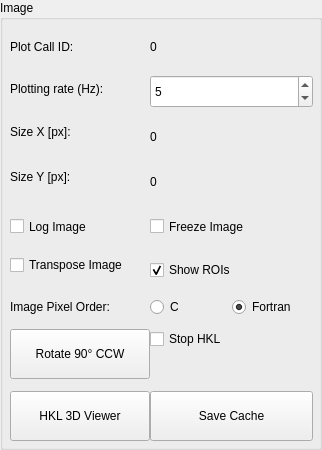
           <widget class="QGroupBox" name="group_box_img_info">
            <property name="sizePolicy">
             <sizepolicy hsizetype="Expanding" vsizetype="Minimum">
              <horstretch>0</horstretch>
              <verstretch>0</verstretch>
             </sizepolicy>
            </property>
            <property name="minimumSize">
             <size>
              <width>0</width>
              <height>450</height>
             </size>
            </property>
            <property name="title">
             <string>Image</string>
            </property>
            <widget class="QWidget" name="formLayoutWidget">
             <property name="geometry">
              <rect>
               <x>10</x>
               <y>30</y>
               <width>303</width>
               <height>411</height>
              </rect>
             </property>
             <layout class="QFormLayout" name="image_layout">
              <property name="sizeConstraint">
               <enum>QLayout::SetDefaultConstraint</enum>
              </property>
              <property name="labelAlignment">
               <set>Qt::AlignLeading|Qt::AlignLeft|Qt::AlignVCenter</set>
              </property>
              <property name="formAlignment">
               <set>Qt::AlignLeading|Qt::AlignLeft|Qt::AlignVCenter</set>
              </property>
              <property name="horizontalSpacing">
               <number>0</number>
              </property>
              <property name="verticalSpacing">
               <number>12</number>
              </property>
              <property name="bottomMargin">
               <number>0</number>
              </property>
              <item row="0" column="0">
               <widget class="QLabel" name="image_lbl_plot_id">
                <property name="minimumSize">
                 <size>
                  <width>0</width>
                  <height>25</height>
                 </size>
                </property>
                <property name="text">
                 <string>Plot Call ID:</string>
                </property>
               </widget>
              </item>
              <item row="0" column="1">
               <widget class="QLabel" name="plot_call_id">
                <property name="sizePolicy">
                 <sizepolicy hsizetype="Expanding" vsizetype="Expanding">
                  <horstretch>0</horstretch>
                  <verstretch>0</verstretch>
                 </sizepolicy>
                </property>
                <property name="minimumSize">
                 <size>
                  <width>0</width>
                  <height>0</height>
                 </size>
                </property>
                <property name="frameShadow">
                 <enum>QFrame::Sunken</enum>
                </property>
                <property name="text">
                 <string>0</string>
                </property>
               </widget>
              </item>
              <item row="1" column="0">
               <widget class="QLabel" name="image_lbl_plotting_rate">
                <property name="minimumSize">
                 <size>
                  <width>28</width>
                  <height>16</height>
                 </size>
                </property>
                <property name="text">
                 <string>Plotting rate (Hz):</string>
                </property>
               </widget>
              </item>
              <item row="1" column="1">
               <widget class="QSpinBox" name="plotting_frequency">
                <property name="sizePolicy">
                 <sizepolicy hsizetype="Expanding" vsizetype="Expanding">
                  <horstretch>0</horstretch>
                  <verstretch>0</verstretch>
                 </sizepolicy>
                </property>
                <property name="minimum">
                 <number>1</number>
                </property>
                <property name="maximum">
                 <number>999999999</number>
                </property>
                <property name="value">
                 <number>5</number>
                </property>
               </widget>
              </item>
              <item row="2" column="0">
               <widget class="QLabel" name="image_lbl_size_x">
                <property name="text">
                 <string>Size X [px]:</string>
                </property>
               </widget>
              </item>
              <item row="2" column="1">
               <widget class="QLabel" name="size_x_val">
                <property name="enabled">
                 <bool>true</bool>
                </property>
                <property name="sizePolicy">
                 <sizepolicy hsizetype="Expanding" vsizetype="Expanding">
                  <horstretch>0</horstretch>
                  <verstretch>0</verstretch>
                 </sizepolicy>
                </property>
                <property name="frameShadow">
                 <enum>QFrame::Sunken</enum>
                </property>
                <property name="text">
                 <string>0</string>
                </property>
               </widget>
              </item>
              <item row="3" column="0">
               <widget class="QLabel" name="image_lbl_size_y">
                <property name="text">
                 <string>Size Y [px]:</string>
                </property>
               </widget>
              </item>
              <item row="3" column="1">
               <widget class="QLabel" name="size_y_val">
                <property name="sizePolicy">
                 <sizepolicy hsizetype="Expanding" vsizetype="Expanding">
                  <horstretch>0</horstretch>
                  <verstretch>0</verstretch>
                 </sizepolicy>
                </property>
                <property name="minimumSize">
                 <size>
                  <width>0</width>
                  <height>30</height>
                 </size>
                </property>
                <property name="frameShadow">
                 <enum>QFrame::Sunken</enum>
                </property>
                <property name="text">
                 <string>0</string>
                </property>
                <property name="alignment">
                 <set>Qt::AlignLeading|Qt::AlignLeft|Qt::AlignVCenter</set>
                </property>
               </widget>
              </item>
              <item row="4" column="0">
               <widget class="QCheckBox" name="log_image">
                <property name="enabled">
                 <bool>true</bool>
                </property>
                <property name="sizePolicy">
                 <sizepolicy hsizetype="Expanding" vsizetype="Expanding">
                  <horstretch>0</horstretch>
                  <verstretch>0</verstretch>
                 </sizepolicy>
                </property>
                <property name="tabletTracking">
                 <bool>false</bool>
                </property>
                <property name="text">
                 <string>Log Image</string>
                </property>
                <property name="checked">
                 <bool>false</bool>
                </property>
               </widget>
              </item>
              <item row="4" column="1">
               <widget class="QCheckBox" name="freeze_image">
                <property name="sizePolicy">
                 <sizepolicy hsizetype="Expanding" vsizetype="Expanding">
                  <horstretch>0</horstretch>
                  <verstretch>0</verstretch>
                 </sizepolicy>
                </property>
                <property name="text">
                 <string>Freeze Image</string>
                </property>
               </widget>
              </item>
              <item row="5" column="0">
               <widget class="QCheckBox" name="chk_transpose">
                <property name="enabled">
                 <bool>true</bool>
                </property>
                <property name="text">
                 <string>Transpose Image</string>
                </property>
               </widget>
              </item>
              <item row="5" column="1">
               <widget class="QCheckBox" name="display_rois">
                <property name="minimumSize">
                 <size>
                  <width>0</width>
                  <height>30</height>
                 </size>
                </property>
                <property name="text">
                 <string>Show ROIs</string>
                </property>
                <property name="checked">
                 <bool>true</bool>
                </property>
               </widget>
              </item>
              <item row="6" column="1">
               <layout class="QHBoxLayout" name="horizontalLayout_2">
                <item>
                 <widget class="QRadioButton" name="rbtn_C">
                  <property name="text">
                   <string>C</string>
                  </property>
                 </widget>
                </item>
                <item>
                 <widget class="QRadioButton" name="rbtn_F">
                  <property name="text">
                   <string>Fortran</string>
                  </property>
                  <property name="checked">
                   <bool>true</bool>
                  </property>
                 </widget>
                </item>
               </layout>
              </item>
              <item row="7" column="0">
               <widget class="QPushButton" name="rotate90degCCW">
                <property name="enabled">
                 <bool>true</bool>
                </property>
                <property name="minimumSize">
                 <size>
                  <width>140</width>
                  <height>50</height>
                 </size>
                </property>
                <property name="text">
                 <string>Rotate 90° CCW</string>
                </property>
               </widget>
              </item>
              <item row="6" column="0">
               <widget class="QLabel" name="label">
                <property name="text">
                 <string>Image Pixel Order:</string>
                </property>
               </widget>
              </item>
              <item row="7" column="1">
               <widget class="QCheckBox" name="stop_hkl">
                <property name="text">
                 <string>Stop HKL</string>
                </property>
               </widget>
              </item>
              <item row="8" column="0">
               <widget class="QPushButton" name="btn_hkl_viewer">
                <property name="sizePolicy">
                 <sizepolicy hsizetype="Minimum" vsizetype="Preferred">
                  <horstretch>0</horstretch>
                  <verstretch>0</verstretch>
                 </sizepolicy>
                </property>
                <property name="minimumSize">
                 <size>
                  <width>140</width>
                  <height>50</height>
                 </size>
                </property>
                <property name="text">
                 <string>HKL 3D Viewer</string>
                </property>
               </widget>
              </item>
              <item row="8" column="1">
               <widget class="QPushButton" name="btn_save_caches">
                <property name="minimumSize">
                 <size>
                  <width>140</width>
                  <height>50</height>
                 </size>
                </property>
                <property name="text">
                 <string>Save Cache</string>
                </property>
               </widget>
              </item>
             </layout>
            </widget>
           </widget>
